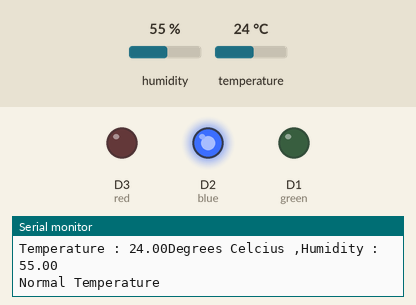
Recording of a sketch running on a simulated ESP8266 (NodeMCU). Parts: output pins drawn as LEDs (lit = HIGH), the last lines printed to the serial monitor. Inputs (shaded band) come from the test bench; at power-on: temperature 24 °C, humidity 55 %.

Above: at 5.8 s.
5.9 s: temperature set to 22 °C
11.9 s: temperature set to 19 °C
At 16.5 s:
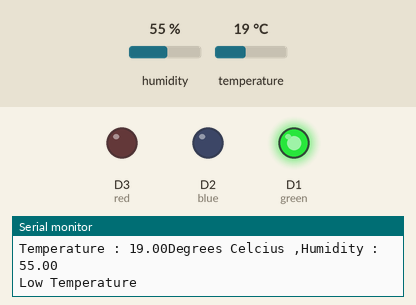
17.9 s: temperature set to 41 °C
At 20.9 s:
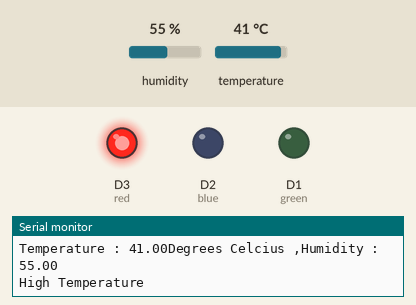
23.9 s: temperature set to 38 °C
At 25.4 s:
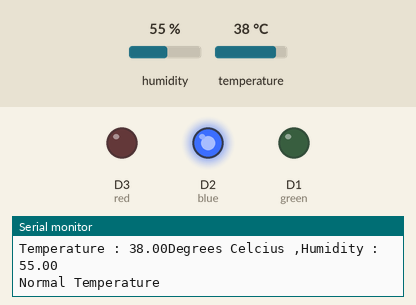
29.9 s: temperature set to 12 °C
At 31.0 s:
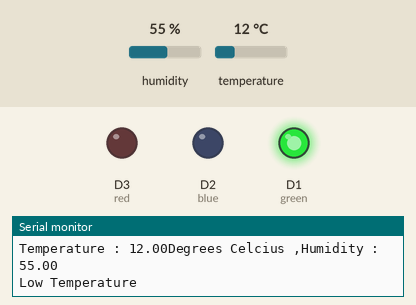
Timing chart, 0 to 32.9 s (numbered marks = the images above; inputs shaded):
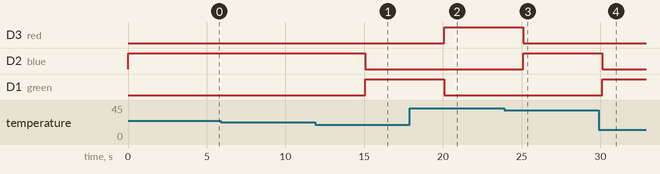

Measured:
- the behaviour switches between 21 and 20 °C on temperature (found by bisection; images 0 and 1)
- the behaviour switches between 40 and 39 °C on temperature (found by bisection; images 2 and 3)
- after the input at 11.9 s, D2 (blue): HIGH → LOW after 3.2 s; D1 (green): LOW → HIGH after 3.2 s
- after the input at 17.9 s, D3 (red): LOW → HIGH after 2.2 s; D1 (green): HIGH → LOW after 2.2 s
- after the input at 23.9 s, D3 (red): HIGH → LOW after 1.2 s; D2 (blue): LOW → HIGH after 1.2 s
- after the input at 29.9 s, D2 (blue): HIGH → LOW after 0.22 s; D1 (green): LOW → HIGH after 0.22 s

The sketch:

DHT11.ino
```cpp
#include "DHTesp.h"
float hum,temp;
#define green D1
#define blue D2
#define red D3

DHTesp dht;

void setup() {
  Serial.begin(9600);
  pinMode(green, OUTPUT);
  pinMode(blue, OUTPUT);
  pinMode(red, OUTPUT);
  dht.setup(D0, DHTesp::DHT11);
}

void loop() {
  hum = dht.getHumidity();
  temp = dht.getTemperature();

  if(isnan(hum) || isnan(temp))
  {
    Serial.println("Failed to read the Tem and Hum values from DHT sensors ! \n");
    return ;
  }
    Serial.print("Temperature : ");
  Serial.print(temp);
  Serial.print("Degrees Celcius ,Humidity : ");
  Serial.print(hum);
  Serial.print("\n");
if(temp <=20)
{
  digitalWrite(green, HIGH);
  digitalWrite(blue, LOW);
  digitalWrite(red, LOW);
  Serial.print("Low Temperature\n");
}
else if(temp >20 && temp < 40)
{
  digitalWrite(green, LOW);
  digitalWrite(blue, HIGH);
  digitalWrite(red, LOW);
  Serial.print("Normal Temperature\n");
}
else if(temp >= 40)
{
  digitalWrite(green, LOW);
  digitalWrite(blue, LOW);
  digitalWrite(red, HIGH);
  Serial.print("High Temperature\n");
}
  delay(5000);


}
```
